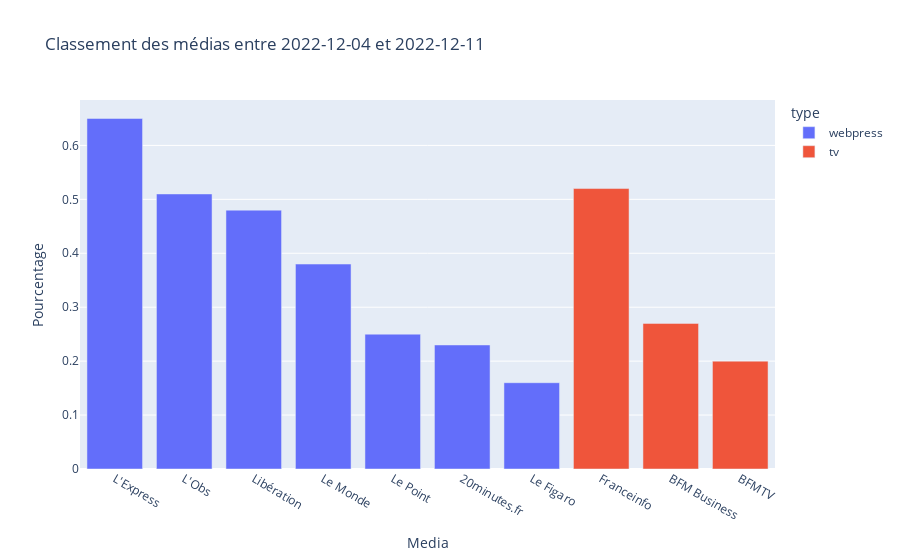

The notebook cell this image was saved under:
### Code cell
df_keywords_1 = df[df.news_title.str.contains("|".join(keywords))]


figs_percentage = []

def fig_percentage_total
df_gb_1 = ((df_keywords_1.groupby("type").count()/df.groupby("type").count()).news_title * 100).reset_index()
df_gb_1["keyword list"] = ", ".join(keywords)[:25] + "..."
figs_percentage.append(px.bar(
    df_gb_1,
    x="type",
    y="news_title",
    title="Pourcentage de couverture total depuis début de la collection de la data %s"%df.download_date.min(),
    labels={'news_title': ' %', 'type':'Type de média'}
))
# entre deux dates

date_upper_bound = datetime.datetime.today()
date_lower_bound = datetime.datetime.today() - datetime.timedelta(weeks = 1)
def fig_percentage_between_two_dates_per_day_and_leaderboard_per_media(df,date_upper_bound, date_lower_bound ):
    figs_percentage = []


    df_between_two_dates = df[(pd.to_datetime(df.download_date).dt.date >= date_lower_bound)&(pd.to_datetime(df.download_date).dt.date <= date_upper_bound)]
    df_between_two_dates['day_of_the_month'] = df_between_two_dates.download_date.str[-5:]
    df_between_two_dates_kw = df_between_two_dates[df_between_two_dates.news_title.str.contains("|".join(keywords))]

    df_gb_1 = round((df_between_two_dates_kw.groupby(["type", 'download_date']).count()/df_between_two_dates.groupby(["type", 'download_date']).count()).news_title * 100, 2).reset_index()
    df_gb_1["keyword list"] = ", ".join(keywords)[:25] + "..."
    figs_percentage.append(px.bar(
        df_gb_1,
        x="download_date",
        y="news_title",
        color="type",
        title="Pourcentage de couverture total entre %s et %s"%(date_lower_bound.strftime('%Y-%m-%d'), date_upper_bound.strftime('%Y-%m-%d')),
        labels={'news_title': 'Pourcentage', 'download_date':'Jour d indexing'}
    ))

    df_gb_per_media = round((df_between_two_dates_kw.groupby(["publication_name", 'type']).count()/df_between_two_dates.groupby(["publication_name", 'type']).count()).news_title * 100, 2).reset_index()
    df_gb_per_media["keyword list"] = ", ".join(keywords)[:25] + "..."
    df_gb_per_media = df_gb_per_media.sort_values('news_title', ascending=False)

    figs_percentage.append(px.bar(
        df_gb_per_media,
        x="publication_name",
        y="news_title",
        color='type',
        title="Classement des médias entre %s et %s"%(date_lower_bound.strftime('%Y-%m-%d'), date_upper_bound.strftime('%Y-%m-%d')),
        labels={'news_title': 'Pourcentage', 'publication_name':'Media'}
    ))
    return figs_percentage


df_gb_per_media = round((df_between_two_dates_kw.groupby(["publication_name", 'type']).count()/df_between_two_dates.groupby(["publication_name", 'type']).count()).news_title * 100, 2).reset_index()
df_gb_per_media["keyword list"] = ", ".join(keywords)[:25] + "..."
df_gb_per_media = df_gb_per_media.sort_values('news_title', ascending=False)

figs_percentage.append(px.bar(
    df_gb_per_media,
    x="publication_name",
    y="news_title",
    color='type',
    title="Classement des médias entre %s et %s"%(date_lower_bound.strftime('%Y-%m-%d'), date_upper_bound.strftime('%Y-%m-%d')),
    labels={'news_title': 'Pourcentage', 'publication_name':'Media'}
))


figs_percentage[2].show()
#figs_percentage[1].show()

### Figure 1 — Plotly figure (JSON) as saved in the notebook; plotly's stock layout.template omitted (floating-point values rounded to 4 significant figures)
{"data": [{"alignmentgroup": "True", "hovertemplate": "type=webpress<br>Media=%{x}<br>Pourcentage=%{y}<extra></extra>", "legendgroup": "webpress", "marker": {"color": "#636efa", "pattern": {"shape": ""}}, "name": "webpress", "offsetgroup": "webpress", "orientation": "v", "showlegend": true, "textposition": "auto", "type": "bar", "x": ["L'Express", "L'Obs", "Libération", "Le Monde", "Le Point", "20minutes.fr", "Le Figaro"], "xaxis": "x", "y": [0.65, 0.51, 0.48, 0.38, 0.25, 0.23, 0.16], "yaxis": "y"}, {"alignmentgroup": "True", "hovertemplate": "type=tv<br>Media=%{x}<br>Pourcentage=%{y}<extra></extra>", "legendgroup": "tv", "marker": {"color": "#EF553B", "pattern": {"shape": ""}}, "name": "tv", "offsetgroup": "tv", "orientation": "v", "showlegend": true, "textposition": "auto", "type": "bar", "x": ["Franceinfo", "BFM Business", "BFMTV"], "xaxis": "x", "y": [0.52, 0.27, 0.2], "yaxis": "y"}], "layout": {"barmode": "relative", "legend": {"title": {"text": "type"}, "tracegroupgap": 0}, "title": {"text": "Classement des médias entre 2022-12-04 et 2022-12-11"}, "xaxis": {"anchor": "y", "domain": [0, 1], "title": {"text": "Media"}}, "yaxis": {"anchor": "x", "domain": [0, 1], "title": {"text": "Pourcentage"}}}}
